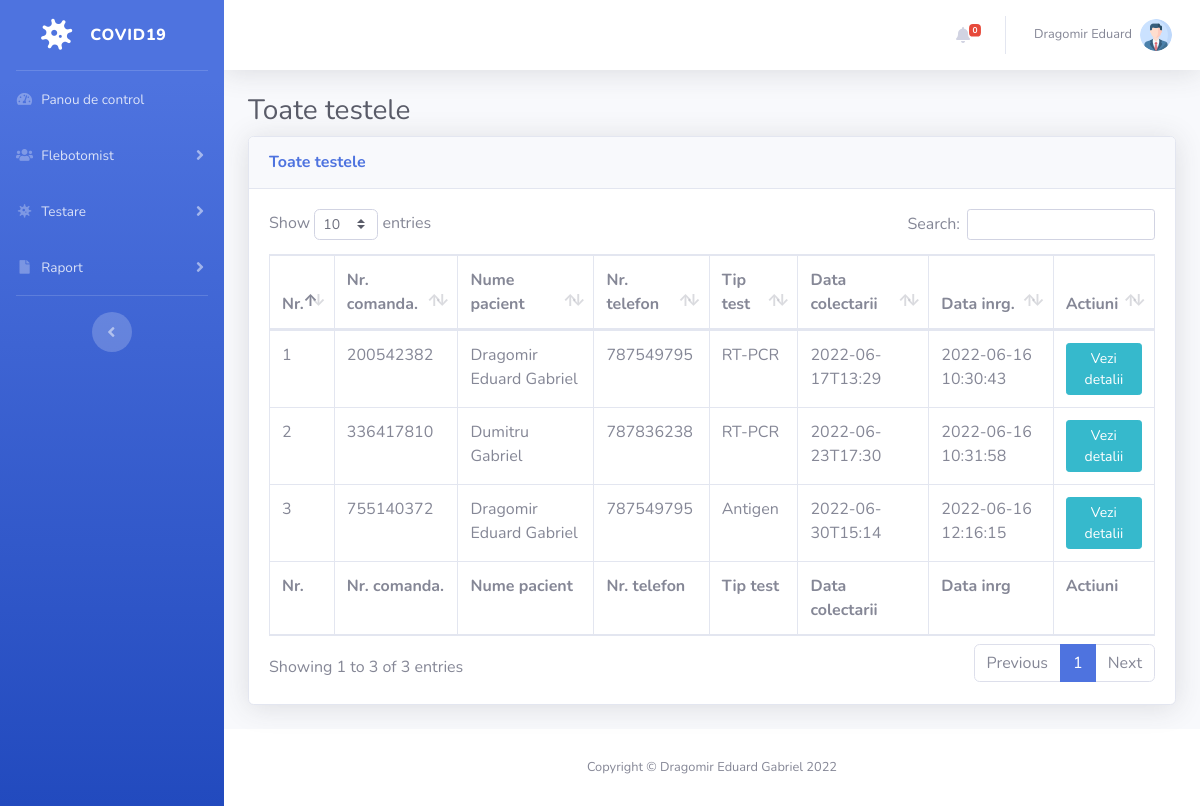
/all-test.php (signed in), run on the app's committed database.
### tables this page shows
CREATE TABLE `tbltestrecord` (
  `id` int(11) NOT NULL,
  `OrderNumber` bigint(14) DEFAULT NULL,
  `PatientMobileNumber` bigint(14) DEFAULT NULL,
  `TestType` varchar(100) DEFAULT NULL,
  `TestTimeSlot` varchar(120) DEFAULT NULL,
  `ReportStatus` varchar(100) DEFAULT NULL,
  `FinalReport` varchar(150) DEFAULT NULL,
  `ReportUploadTime` varchar(200) DEFAULT NULL,
  `RegistrationDate` timestamp NULL DEFAULT current_timestamp(),
  `AssignedtoEmpId` varchar(150) DEFAULT NULL,
  `AssigntoName` varchar(180) DEFAULT NULL,
  `AssignedTime` varchar(100) DEFAULT NULL
);

CREATE TABLE `tblpatients` (
  `id` int(11) NOT NULL,
  `FullName` varchar(120) DEFAULT NULL,
  `MobileNumber` bigint(12) DEFAULT NULL,
  `DateOfBirth` date DEFAULT NULL,
  `GovtIssuedId` varchar(150) DEFAULT NULL,
  `GovtIssuedIdNo` varchar(150) DEFAULT NULL,
  `FullAddress` varchar(255) DEFAULT NULL,
  `State` varchar(200) DEFAULT NULL,
  `RegistrationDate` timestamp NOT NULL DEFAULT current_timestamp()
);

### all-test.php (the view, shortened to what this page needs)
<?php session_start();
include_once('includes/config.php');
if (strlen($_SESSION['aid']==0)) {
  header('location:logout.php');
  } else{
?>
<!DOCTYPE html>
<html lang="en">
<head>
    <link href="removewatermarkeduard.css" rel="stylesheet" type="text/css">
    <link href="vendor/fontawesome-free/css/all.min.css" rel="stylesheet" type="text/css">
    <link href="css/sb-admin-2.min.css" rel="stylesheet">
    <link href="vendor/datatables/dataTables.bootstrap4.min.css" rel="stylesheet">
</head>
<body id="page-top">
    <div id="wrapper">
  <?php include_once('includes/sidebar.php');?>
        <div id="content-wrapper" class="d-flex flex-column">
            <div id="content">
<?php include_once('includes/topbar.php');?>
                <div class="container-fluid">
                    <h1 class="h3 mb-2 text-gray-800">Toate testele</h1>
                    <div class="card shadow mb-4">
                        <div class="card-header py-3">
                            <h6 class="m-0 font-weight-bold text-primary">Toate testele</h6>
                        </div>
                        <div class="card-body">
                            <div class="table-responsive">
                                <form name="assignto" method="post">
                    <table class="table table-bordered" id="dataTable" width="100%" cellspacing="0">
                                    <thead>
                                        <tr>
                                            <th>Nr.</th>
                                            <th>Nr. comanda.</th>
                                            <th>Nume pacient</th>
                                            <th>Nr. telefon</th>
                                            <th>Tip test</th>
                                            <th>Data colectarii</th>
                                            <th>Data inrg.</th>
                                            <th>Actiuni</th>
                                        </tr>
                                    </thead>
                                      <tfoot>
                                            <tr>
                                            <th>Nr.</th>
                                            <th>Nr. comanda.</th>
                                            <th>Nume pacient</th>
                                            <th>Nr. telefon</th>
                                            <th>Tip test</th>
                                            <th>Data colectarii</th>
                                            <th>Data inrg</th>
                                            <th>Actiuni</th>
                                        </tr>
                                    </tfoot>
                                    <tbody>
<?php $query=mysqli_query($con,"select tbltestrecord.OrderNumber,tblpatients.FullName,tblpatients.MobileNumber,tbltestrecord.TestType,tbltestrecord.TestTimeSlot,tbltestrecord.RegistrationDate,tbltestrecord.id as testid from tbltestrecord
join tblpatients on tblpatients.MobileNumber=tbltestrecord.PatientMobileNumber
    ");
$cnt=1;
while($row=mysqli_fetch_array($query)){
?>
                                        <tr>
                                            <td><?php echo $cnt;?></td>
                                            <td><?php echo $row['OrderNumber'];?></td>
                                            <td><?php echo $row['FullName'];?></td>
                                            <td><?php echo $row['MobileNumber'];?></td>
                                            <td><?php echo $row['TestType'];?></td>
                                            <td><?php echo $row['TestTimeSlot'];?></td>
                                             <td><?php echo $row['RegistrationDate'];?></td>
                                            <td>
                                <a href="test-details.php?tid=<?php echo $row['testid'];?>&&oid=<?php echo $row['OrderNumber'];?>" class="btn btn-info btn-sm">Vezi detalii</a>
                            </td>
                                        </tr>
<?php $cnt++;} ?>
                                    </tbody>
                                </table>
                                     </form>
                            </div>
                        </div>
                    </div>
                </div>
            </div>
    <?php include_once('includes/footer.php');?>
        </div>
    </div>
</body>
</html>
<?php } ?>

### includes/topbar.php (shortened to what this page needs)
      <nav class="navbar navbar-expand navbar-light bg-white topbar mb-4 static-top shadow">
            <?php if($_SESSION['aid']):?>
                    <ul class="navbar-nav ml-auto">
<?php $query=mysqli_query($con,"select * from tbltestrecord where ReportStatus is null");
$count=mysqli_num_rows($query);
?>
                        <li class="nav-item dropdown no-arrow mx-1">
                            <a class="nav-link dropdown-toggle" href="#" id="alertsDropdown" role="button"
                                data-toggle="dropdown" aria-haspopup="true" aria-expanded="false">
                                <i class="fas fa-bell fa-fw"></i>
                                <span class="badge badge-danger badge-counter"><?php echo $count;?></span>
                            </a>
                        </li>
                        <li class="nav-item dropdown no-arrow">
                            <a class="nav-link dropdown-toggle" href="#" id="userDropdown" role="button"
                                data-toggle="dropdown" aria-haspopup="true" aria-expanded="false">
                <?php
$adid=$_SESSION['aid'];
$ret1=mysqli_query($con,"select AdminName from tbladmin where ID='$adid'");
while($row1=mysqli_fetch_array($ret1)){
?>
                                <span class="mr-2 d-none d-lg-inline text-gray-600 small"><?php  echo $row1['AdminName'];?></span>
                           <?php } ?>
                                <img class="img-profile rounded-circle"
                                    src="img/profile.png">
                            </a>
                        </li>
                    </ul>
                <?php endif;?>
                </nav>

### data on the page
tbltestrecord: OrderNumber "200542382", tblpatients.FullName "Dragomir Eduard Gabriel", tblpatients.MobileNumber "787549795", TestType "RT-PCR", TestTimeSlot "2022-06-17T13:29", RegistrationDate "2022-06-16 10:30:43"
tbltestrecord: OrderNumber "336417810", tblpatients.FullName "Dumitru Gabriel", tblpatients.MobileNumber "787836238", TestType "RT-PCR", TestTimeSlot "2022-06-23T17:30", RegistrationDate "2022-06-16 10:31:58"
tbltestrecord: OrderNumber "755140372", tblpatients.FullName "Dragomir Eduard Gabriel", tblpatients.MobileNumber "787549795", TestType "Antigen", TestTimeSlot "2022-06-30T15:14", RegistrationDate "2022-06-16 12:16:15"

### other printed values
$count "0"
$row1['AdminName'] "Dragomir Eduard"
